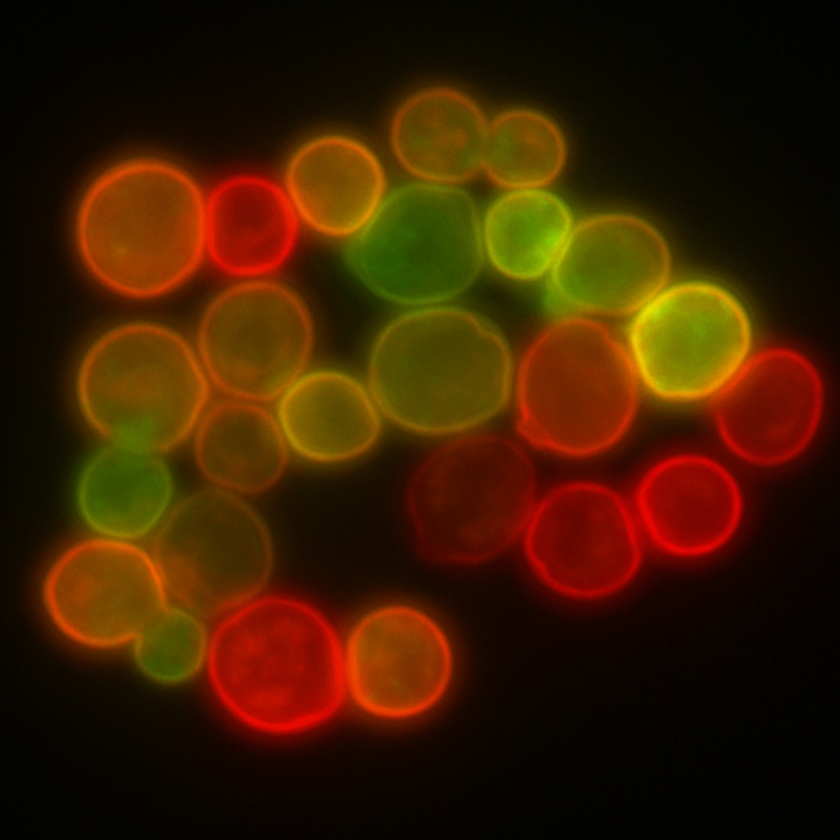
#> input picture Code/Original_Images/Clustering/Data/Yeast_Cells.jpg, 840 x 840 px, shrunk from 1200 x 1200 before the run; the run also reads 3 pictures not shown here
$ jupyter execute --allow-errors Datenvorbereitung.ipynb
#> lines starting #> are read from the running program, lines starting #| are printed output that depends on the picture
### Code/Functions/Datenvorbereitung.py
import cv2
import numpy as np
import matplotlib.pyplot as plt
from PIL import Image
import os
import matplotlib.pyplot as plt
from skimage import color, segmentation, filters, morphology, io
from skimage.feature import peak_local_max
from scipy import ndimage as ndi
import imageio.v3 as iio


"""
This python file contains all functions for image processing which were use in "Datenvorbereitung.ipynb".

All AI-written or enhanced code is clearly marked.
Note: All `save_image` functions using "os" were partially written by AI.

Author: David Schroth
Last Change: 2025-06-27

"""


def apply_gaussian_filter(input_path, kernel_size=5):
    """
    Applies a Gaussian filter to an image

    Parameters:
    input_path (str): Path to the input image
    kernel_size (int): Size of the kernel (must be odd)
"""

    # Load Image
    image = cv2.imread(input_path)

    # Konvertierung von BGR (OpenCV) zu RGB
    image_rgb = cv2.cvtColor(image, cv2.COLOR_BGR2RGB)

    # Gauß-Filter anwenden
    if kernel_size % 2 == 0:  # Sicherstellen, dass Kernel ungerade ist
        kernel_size += 1
    blurred = cv2.GaussianBlur(image_rgb, (kernel_size, kernel_size), 0) #hier wird der Kernel auf 0 gesetzt, damit er automatisch berechnet wird

    return  blurred


def apply_bilateral_filter(input_path, kernel_size=5,
                           sigma_color=75, sigma_space=75):
    """
    Applies a bilateral filter and returns (original, filtered).

    Parameters:
      input_path   (str): Path to the image
      kernel_size  (int): Kernel diameter (must be odd)
      sigma_color  (int): Color/intensity smoothing (default: 75)
      sigma_space  (int): Spatial smoothing (default: 75)

    Returns:
      Tuple (original_rgb, filtered_rgb)
    """

    image = cv2.imread(input_path)


    image_rgb = cv2.cvtColor(image, cv2.COLOR_BGR2RGB)
    if kernel_size % 2 == 0:
        kernel_size += 1

    filtered = cv2.bilateralFilter(
        src=image_rgb,
        d=kernel_size,
        sigmaColor=sigma_color,
        sigmaSpace=sigma_space
    )
    return filtered


def save_image(img, name, ext="png"):
    """
    Saves a NumPy image array `img` to the Downloads folder.

    - `name`: Base name of the file
    - `ext`:  File extension, e.g., "png", "jpg", "tif" (default: "png")
    """

    # 1) Pfad zum Download-Ordner
    downloads = os.path.join(os.path.expanduser("~"), "Downloads")
    # 2) kompletten Dateinamen zusammenbauen
    filename = f"{name}.{ext.lstrip('.')}"
    output_path = os.path.join(downloads, filename)
    # 3) sicherstellen, dass es den Ordner gibt
    os.makedirs(os.path.dirname(output_path), exist_ok=True)
    # 4) speichern
    if img.ndim == 2:
        plt.imsave(output_path, img)
    else:
        plt.imsave(output_path, img)


# [15 lines left out: function save_image_grey, not called in this run]


def display_images(original, name="Image"):
    """show image"""

    plt.figure(figsize=(4, 4))
    plt.imshow(original)
    plt.title(name)
    plt.axis('off')
    plt.show()


def display_images_grey(original, name="Image"):
    """Show grayscale image"""

    plt.figure(figsize=(4, 4))
    plt.imshow(original, cmap='gray')
    plt.title(name)
    plt.axis('off')
    plt.show()


# [40 lines left out: functions split_channels, remove_red_channel, not called in this run]


def remove_channel(rgb_image, channel='red'):
    """
    Entfernt einen bestimmten Farbkanal eines RGB-Bildes (setzt ihn auf 0).

    Parameter:
    rgb_image (np.ndarray): RGB-Bild im Format (H, W, 3)
    channel (str): Zu entfernender Kanal ('red', 'green', 'blue')

    Rückgabe:
    np.ndarray: RGB-Bild mit einem auf 0 gesetzten Farbkanal
    """
    if rgb_image.ndim != 3 or rgb_image.shape[2] != 3:
        raise ValueError("Eingabebild muss die Form (H, W, 3) haben (RGB).")

    # Zuordnung: Farbname → Index
    channel_map = {'red': 0, 'green': 1, 'blue': 2}

    if channel not in channel_map:
        raise ValueError("Ungültiger Kanal. Erlaubt: 'red', 'green', 'blue'.")

    # Bild kopieren, um das Original nicht zu verändern
    modified_image = rgb_image.copy()

    # Entfernen des gewünschten Kanals
    modified_image[..., channel_map[channel]] = 0

    return modified_image


def norm_255(image: np.ndarray) -> np.ndarray:
    """
    Normalizes an RGB image (NumPy array) to the range [0, 1].
    Returns a new float32 array.
    """

    # Muss NumPy-Array mit 3 Dimensionen und 3 Farbkanälen sein
    if not isinstance(image, np.ndarray):
        raise TypeError("Input must be a NumPy array")
    if image.ndim != 3 or image.shape[2] != 3:
        raise ValueError("RGB image expected with shape (H, W, 3)")

    # Neue Kopie im float32-Format erstellen
    normalized_img = image.astype(np.float32) # Konvertierung in float32

    # Werte [0,255] auf [0,1] skalieren
    normalized_img /= 255.0 # Normalisierung auf [0,1]

    # Optional falls vorhanden: Werte außerhalb [0,1] abschneiden
    normalized_img = np.clip(normalized_img, 0.0, 1.0)

    return normalized_img


def z_normalize(rgb_image: np.ndarray) -> np.ndarray:
    """
    Performs a z-transformation (standardization) on an RGB image,
    leaving channels with σ = 0 unchanged (they remain 0).
    """

    # Eingabeprüfung:
    if not isinstance(rgb_image, np.ndarray):
        raise TypeError("Eingabebild muss ein NumPy-Array sein.")
    if rgb_image.ndim != 3 or rgb_image.shape[2] != 3:
        raise ValueError("Eingabebild muss die Form (H, W, 3) haben (RGB).")

    # Bild in float32 konvertieren
    img_float = rgb_image.astype(np.float32, copy=True)

    # Pixelmatrix (H*W, 3)
    flat = img_float.reshape(-1, 3) # reshape image into a list of RGB pixels (one pixel per row)

    # Mittelwert und Standardabweichung berechnen
    means = flat.mean(axis=0) # Mittelwert für jeden Kanal
    stds  = flat.std(axis=0, ddof=0) # Standardabweichung für jeden Kanal
    # "Schutz" gegen Division durch 0
    # Ersetzen von std == 0 durch 1 → verhindert division durch 0
    safe_stds = np.where(stds == 0, 1.0, stds)

   # Form anpassen, damit jeder Farbkanal auf alle Pixel angewendet werden kann

    means_reshaped = means.reshape((1, 1, 3))
    stds_reshaped  = safe_stds.reshape((1, 1, 3))  # jetzt safe_stds statt stds

    # Z-Transformation mit den geschützten Standardabweichungen
    z_image = (img_float - means_reshaped) / stds_reshaped  # Division durch safe_stds

    return z_image


# [28 lines left out: function save_as_numpy, not called in this run]


def apply_gaussian_to_array(image_array, kernel_size=5):
    """
    Applies a Gaussian filter to an array.

    Returns: uint8 array (0–255)
    """

    if kernel_size % 2 == 0:
        kernel_size += 1

    # Umwandlung in float32 für Filter
    if image_array.dtype != np.float32:
        image_array = image_array.astype(np.float32)

    blurred = cv2.GaussianBlur(image_array, (kernel_size, kernel_size), 0)

    # Rückwandlung in uint8 für einheitliche Weiterverarbeitung
    blurred = np.clip(blurred, 0, 255).astype(np.uint8)
    return blurred


def apply_bilateral_to_array(image_array, kernel_size=5, sigma_color=75, sigma_space=75):
    """
    Applies a bilateral filter to an array.

    Returns: uint8 array (0–255)
    """

    if kernel_size % 2 == 0:
        kernel_size += 1

    # Bilateral braucht uint8
    if image_array.dtype != np.uint8:
        image_array = np.clip(image_array, 0, 255).astype(np.uint8)

    filtered = cv2.bilateralFilter(
        src=image_array,
        d=kernel_size,
        sigmaColor=sigma_color,
        sigmaSpace=sigma_space
    )
    return filtered


def apply_median_filter(image, kernel=3):
    """
    Applies a median filter to the given image.

    Parameters:
    - image: np.ndarray
    - kernel: int, the size of the median kernel (must be odd)
    """
    #testet ob der Kernel eine ungerade Zahl ist
    if kernel % 2 == 0 or kernel < 1:
        raise ValueError("Kernelgröße muss eine ungerade positive Zahl sein")

    filtered = cv2.medianBlur(image, kernel)
    return filtered


# [13 lines left out: function apply_gauß_to_string, not called in this run]


def apply_bilateral_to_string(image: np.ndarray, kernel_size: int, sigma_color: float = 75, sigma_space: float = 75) -> np.ndarray:
    """
    Applies a bilateral filter with the given kernel size to an image.

    Parameters:
    - image: Input image as a NumPy array
    - kernel_size: Diameter of the pixel neighborhood (must be odd)
    - sigma_color: Filter strength for color differences (default: 75)
    - sigma_space: Filter strength for spatial proximity (default: 75)

    Returns:
    - Filtered image as a NumPy array
    """

    if kernel_size % 2 == 0 or kernel_size <= 0:
        raise ValueError("Kernel-Größe muss eine positive ungerade Zahl sein")

    # d in bilateralFilter ist der Durchmesser der Nachbarschaft
    filtered_image = cv2.bilateralFilter(image, d=kernel_size, sigmaColor=sigma_color, sigmaSpace=sigma_space)

    return filtered_image


# [111 lines left out: functions remove_alpha_channel, apply_watershed, save_raw_image, not called in this run]

### Code/Datenvorbereitung.ipynb
This Jupyter Notebook contains all of image preparation, excluding the creation of HSV color Models.

Author: David Schroth
Last Change: 2025-06-27

#  1. Overview and Preparation
We want to apply Filters to our images and see if different applied filters have an influence on  the success of our clustering

### 1.1 Import Libraries

[cell 1]
# Import Required Libraries
import numpy as np
import cv2
import matplotlib.pyplot as plt
from skimage import io, color, morphology, segmentation, filters
from skimage.feature import peak_local_max
from scipy import ndimage as ndi
import os
from matplotlib import colors

### 1.2 Import Custom Functions for Data Preparation

[cell 2]
# Import custom functions
from Functions.Datenvorbereitung import apply_gaussian_filter
from Functions.Datenvorbereitung import display_images
from Functions.Datenvorbereitung import save_image
from Functions.Datenvorbereitung import apply_bilateral_filter
from Functions.Datenvorbereitung import split_channels
from Functions.Datenvorbereitung import remove_channel
from Functions.Datenvorbereitung import norm_255
from Functions.Datenvorbereitung import z_normalize
from Functions.Datenvorbereitung import apply_gaussian_to_array
from Functions.Datenvorbereitung import save_as_numpy
from Functions.Datenvorbereitung import apply_median_filter
from Functions.Datenvorbereitung import display_images_grey
from Functions.Datenvorbereitung import apply_bilateral_to_array
from Functions.Datenvorbereitung import save_image_grey
from Functions.Datenvorbereitung import apply_gauß_to_string
from Functions.Datenvorbereitung import apply_bilateral_to_string
from Functions.Datenvorbereitung import remove_alpha_channel
from Functions.Datenvorbereitung import apply_watershed
from Functions.Datenvorbereitung import save_raw_image

from Functions.FinalKMeans import kmeans

### 1.3 Load Original Images

[cell 3]
YeastCells = np.copy(plt.imread('Original_Images/Clustering/Data/Yeast_Cells.jpg'))
#> YeastCells is the input picture: shape (840, 840, 3); mean R, G, B 60.7, 29.8, 0.5

CellNuclei = np.copy(plt.imread('Original_Images/Clustering/Data/Cell_Nuclei.tiff'))
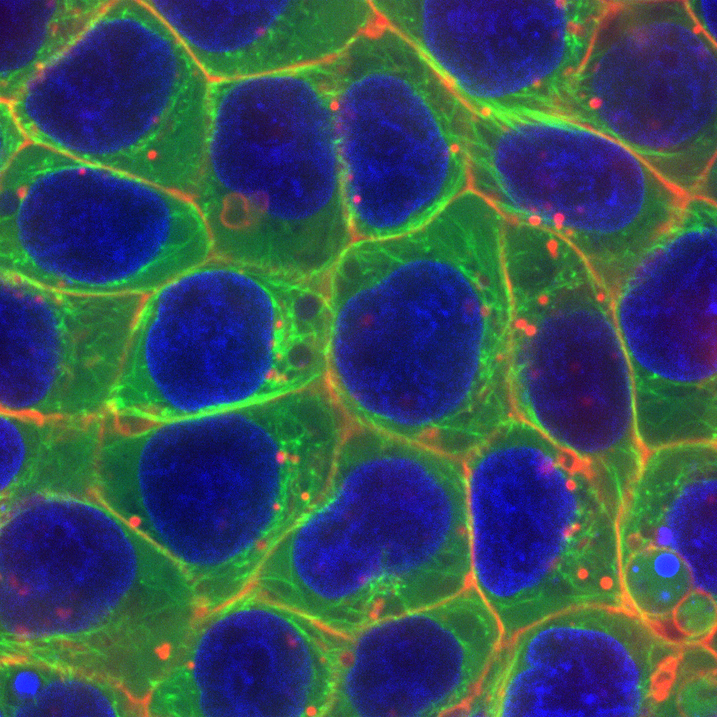
#> input picture Code/Original_Images/Clustering/Data/Cell_Nuclei.tiff, 717 x 717 px, shrunk from 1024 x 1024 before the run
#> CellNuclei is the input picture: shape (717, 717, 3); mean R, G, B 54, 79.1, 89.3

# Load Example Image from Otsu Dataset
t13 = cv2.imread('Original_Images/Otsu/Data/N2DL-HeLa/img/t13.tif', cv2.IMREAD_GRAYSCALE)


display_images(YeastCells, "Original_YeastCells")
display_images(CellNuclei, "Original_CellNuclei")

display_images_grey(t13, "t13")

# 2. Image Filtering
We want to apply Filters to our images and see if different applied filters have an influence on  the success of our clustering.
We are using different filters and approaches for each kind of image depending on our goal. There is no guarantee that the aapporoch is the best/correct for the image since its our first time doing this.
Our goal here is to showcase different filters, whats their influence on our image and how they work.
In the evaluation and final presentation we will discuss how good each approach was.
More details about our thoughts and why we use the filters were thouroughly discussed in the project proposal.

### Fluorecent Yeast Cells
One thing we want to try on the fluorescent yeast cell image is to reduce the halos around the cells using different filters.
We will perform k-means clustering after application of the filters and the original image, then conclude the dice score to see ife filters influende the clustering process.

## 2.1 Gauß Filter

A **Gaussian filter** is used to blur (smooth) an image by reducing noise and detail. It works by ittrereting over every pixel a small matrix (kernel) whose values follow a 2D Gaussian (bell-curve) distribution:

- **Kernel shape**: A square grid (e.g. 3×3, 5×5) where the center has the highest weight and the weights fall off towards the edges.
- **Convolution**: For each pixel, multiply the surrounding pixels by the corresponding kernel weights and sum them up. This replaces the original pixel with a weighted average of its neighborhood.
- **σ (sigma)**: Controls the “spread” of the bell curve. A larger σ produces stronger blurring (more smoothing), while a smaller σ keeps more detail.
- **Benefits**:
  - Smooths away high-frequency noise
  - Preserves overall image structure
  - Often used as a preprocessing step for edge detection or image enhancement

Mathematically, the 2D Gaussian kernel is defined as:

$$
G(x, y) = \frac{1}{2 \pi \sigma^2} \exp\!\Bigl(-\frac{x^2 + y^2}{2 \sigma^2}\Bigr)
$$

where \(x\) and \(y\) are the horizontal and vertical distances from the kernel center.

### 2.1.1 Apply Gauß-Filter to arbitrary Image

[cell 4]
#########################################
input_path = "Original_Images/Clustering/Data/Yeast_Cells.jpg"
kernel_size = 5
#########################################
#------------------------------------------------------------------------------
# 1. Apply Gaussian Filter to Yeast Cells Image

gauß_yeastcells = apply_gaussian_filter(input_path, kernel_size)


display_images(gauß_yeastcells, "Gauß_YeastCells")
#------------------------------------------------------------------------------

# 2. apply Gaussian Filter to t13 Image
t13_gauß = apply_gaussian_to_array(t13, kernel_size)

display_images_grey(t13_gauß, "t13_gauß")

# 3. Normalisiere t13_gauß
t13_gauß_norm = t13_gauß.astype(np.float32) / 255.0

print("t13_gauß_norm:", t13_gauß_norm)
#> (printed output is left out)

# save_image_grey(t13_gauß_norm, "t13_gauß_norm", ext="tiff")

### 2.1.2 Safe gauß filtered image to downloads

With this function we can safe our filtered images (or other images) to our local "downloads" folder

[cell 5]
# save_image(gauß_image, "Gauß_YeastCells", ext= "jpeg")
# save_image_grey(t13_gauß, "t13_gauß", ext= "tiff")

## 2.2 Bilateral Filter

A **bilateral filter** smooths an image while keeping edges sharp by combining two ideas:

1. **Distance weight**: pixels closer to the center count more.
2. **Color weight**: pixels with similar color count more.

Both weights are Gaussian functions:

- **Kernel size**: $$(2K+1) \times (2K+1)$$
- $\sigma_s$ (spatial sigma): controls how far the smoothing extends
- $\sigma_r$ (range sigma): controls how much color difference is tolerated

**Why use it?**
- Removes noise in flat regions
- Keeps edges and small details
- Great preprocessing for segmentation or feature extraction

### 2.2.1 Apply Bilateral Filter to arbitrary Image

[cell 6]
input_path   = "Original_Images/Clustering/Data/Yeast_Cells.jpg"
kernel_size  = 9

# apply_bilateral_filter liefert ein Tuple, genau wie apply_gaussian_filter
bilateral_YeastCells  = apply_bilateral_filter(input_path, kernel_size)


# Anzeige
display_images(bilateral_YeastCells, "Bilateral_YeastCells")

#################################################################

t13_bilateral = apply_bilateral_to_array(t13, kernel_size)

display_images_grey(t13_bilateral, "t13_bilateral")


t13_bilateral_norm = t13_bilateral.astype(np.float32) / 255.0

print("t13_bilateral_norm:", t13_bilateral_norm)
#> (printed output is left out)

# save_image_grey(t13_bilateral_norm, "t13_bilateral_norm", ext="tiff")

### 2.2.2 Safe bilateral filtered image to downloads

[cell 7]
# save_image(bilateral_image, "Bilateral_YeastCells", ext= "jpeg")
# save_image_grey(t13_bilateral, "t13_bilateral", ext= "tiff")

## 2.3 Median Filter
### 2.3.1 Apply Median Filter to HSV
We do apply a Medium Filter zu the HSV Image to reduce the unwanted black, kind of "salt and pepper" dots

[cell 8]
HSV_Image = np.copy(plt.imread('Images/Datenvorbereitung_Images/YeastCells/HSV_Yeast/HSV_YeastCells.png'))
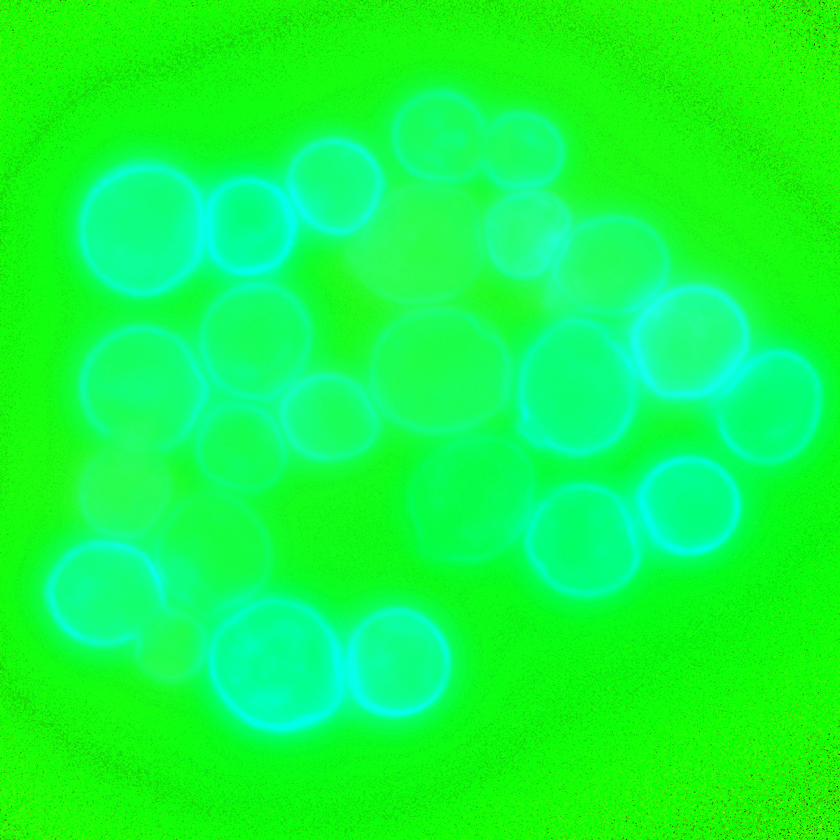
#> input picture Code/Images/Datenvorbereitung_Images/YeastCells/HSV_Yeast/HSV_YeastCells.png, 840 x 840 px, shrunk from 1200 x 1200 before the run
#> HSV_Image is the input picture: shape (840, 840, 4) float32; mean R, G, B, A 0.0708, 0.989, 0.243, 1
print("HSV Image Array")
print(HSV_Image[:1])
#> (printed output is left out)


# Convert to uint8 for OpenCV median filter
HSV_Image_uint8 = (HSV_Image * 255).astype(np.uint8)
print("HSV Image Array as uint8")
print(HSV_Image_uint8[:1])
#> (printed output is left out)

HSV_median_uint8_filtered = apply_median_filter(HSV_Image_uint8, kernel=7)

# Convert back to float32 in [0, 1] for display, if needed
HSV_median = HSV_median_uint8_filtered.astype(np.float32) / 255.0

display_images(HSV_median_uint8_filtered, "Median_Filtered_HSV_YeastCells")


#save_image(HSV_median_uint8_filtered, "Median_K7_HSV_YeastCells", ext="jpg")

# 3. Channel Extraction

## 3.1 Remove Channels
We remove the channels, to perfom clustering using different information.

Initially, we only intended to remove the red channel, as the nuclei image displays red/orange noise and interfering elements that could impair accurate clustering—potentially even forming a separate, misleading cluster

[cell 9]
gb_CellNuclei = remove_channel(CellNuclei, channel = "red")
#> in remove_channel, `modified_image[..., channel_map[channel]] = 0`:
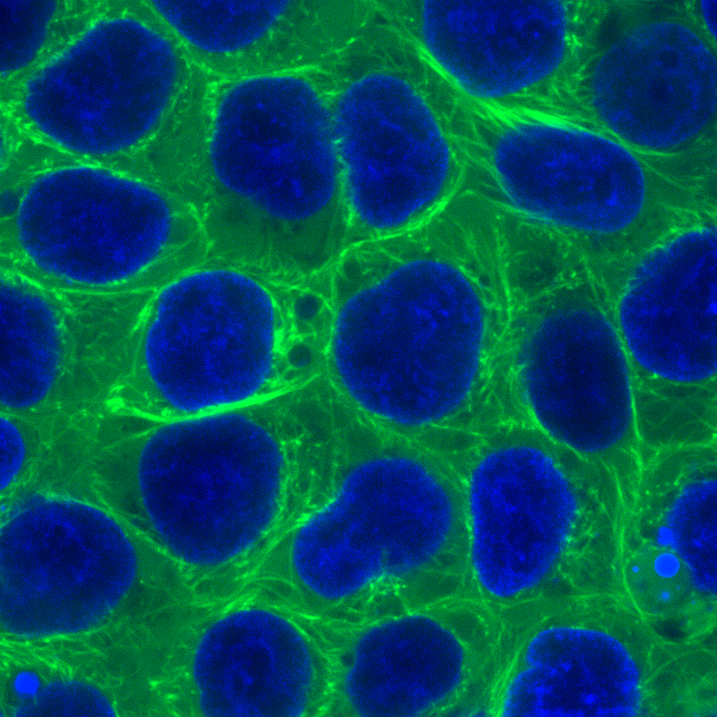
#> modified_image: shape (717, 717, 3); mean R, G, B 0, 79.1, 89.3

rg_CellNuclei = remove_channel(CellNuclei, channel = "blue")
#> (the rest of the program and of its run is left out)
